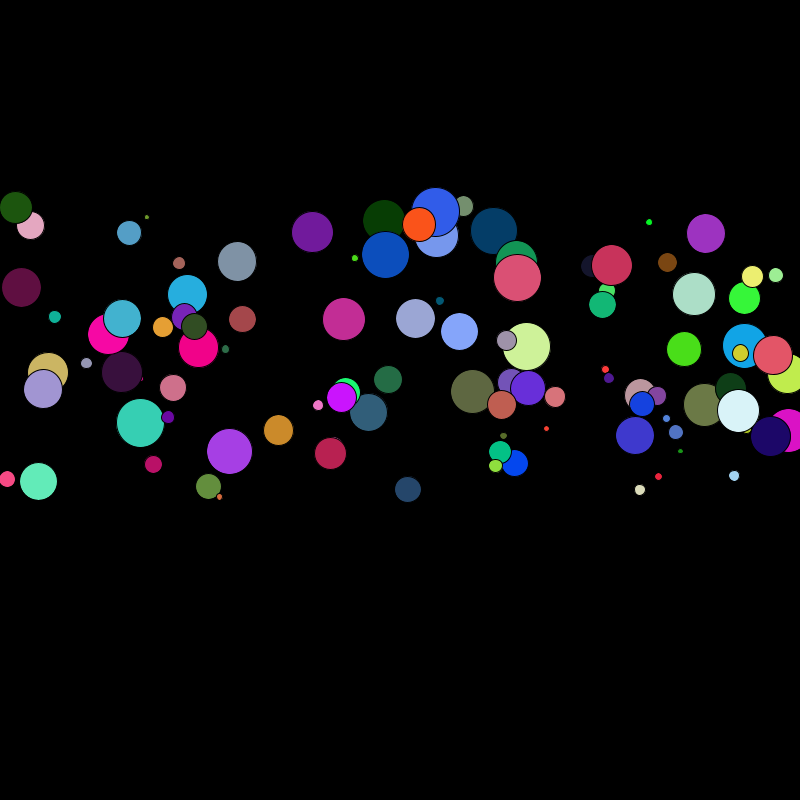
Frame 1 (no input)
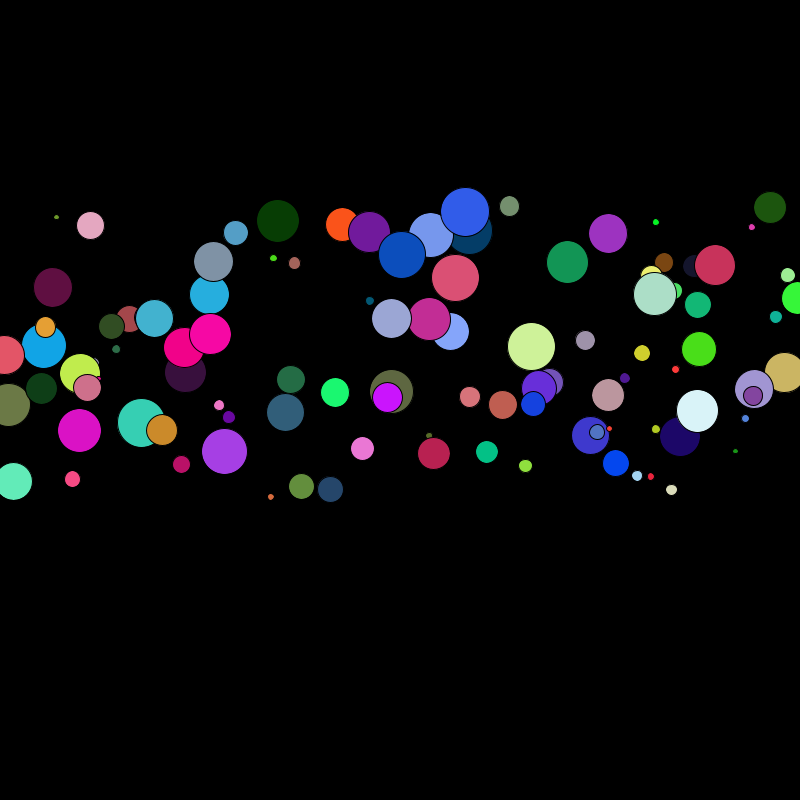
Frame 60 (the mouse pressed at the canvas centre just before this capture)
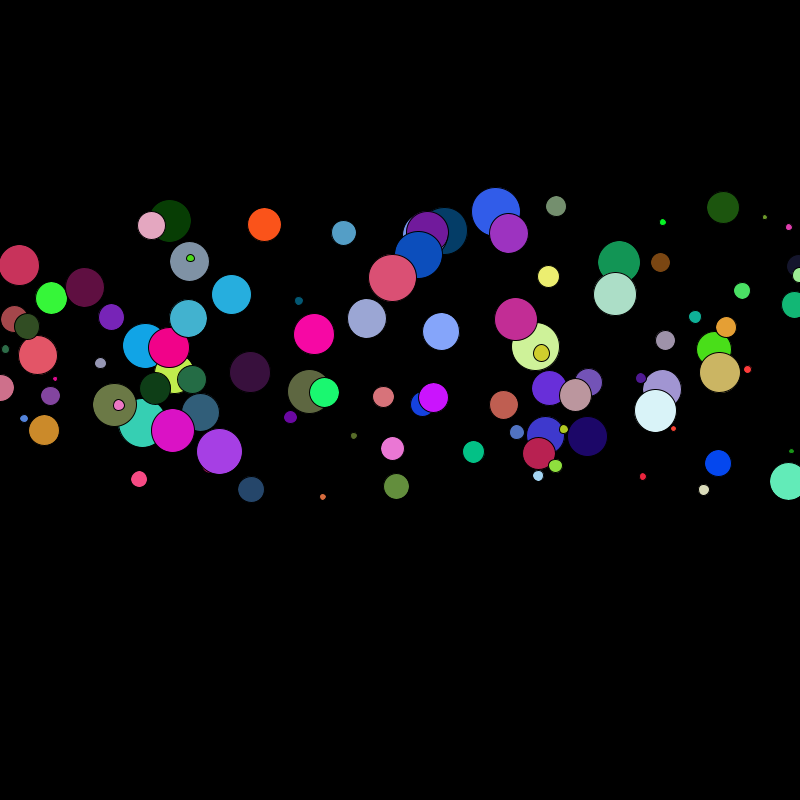
Frame 120 (the mouse held since frame 60 and released just before this capture)

The Processing sketch that drew these frames (run headless with seeded random() and noise(); from frame 60 on, the mouse is pressed at the canvas centre):

// Processing sketch: CC1_Week5_Classes
// ── CC1_Week5_Classes.pde
Player billy = new Player();
Player tommy = new Player();

Player[] Players = new Player[100];
void setup()
{
  size(800,800);
  
  for(int i=0; i < 100; i++)
  {
    Players[i] = new Player();
  }
  
}

void draw()
{
  background(0);
  fill(255);


  for(int i=0; i < 100; i++)
  {
    Players[i].Draw();
    Players[i].Move();
  }
  
  
  billy.Draw();
  billy.Move();
  
  tommy.Draw();
  tommy.Move();
}
// ── Chair.pde
// Name
class Chair
{

  //Member Data
  //float boolean int char string
  
  String brandName;
  int comfortLevel;
  
  int material = 0;//0 cloth, 1 leather, 2 velvet.
  float seatSize;
  float Height;
  float Width;
  float backRestSize;
  boolean hasArmrest;
  float price; 
  boolean hasWheels;
  int numberOfLegs =0;
  
  
  
  
  
  
  
  //Constuctor
  
  
  
  
  
  //Function / Methods / Actions
  
  
}
// ── Human.pde
//    Name
class Human
{
  
  //Member Data
  String name;
   
  int numberOfKidneys;
  int numberOfLegs;
  int numberOfEyes;
  int numberOfFingers;
  
  float hairLength =0;
 
  int Gender = 0; //1 = male, 2= female, 3, 4, 5, 6, 77,8,99,90,0
  char gender = 'M';
  
  float Height;
  float Weight;
  
  boolean hasGlasses;
  boolean hasHair;
  
  color skinColor;
  color eyeColor;
  color hairColor;
  
  
  
  
  //Constructor
  
  
  
  
  //Functions / Methods / Actions
  
}
// ── InstaPost.pde
class InstaPost
{
  PImage img;
  String imgMessage;
  
  
  String[] Comments;
  int likeCount;
  
  
  
}
// ── Player.pde
//   Name
class Player
{
  //Member Data
  float X;
  float Y;
  float Size;
  float Speed;
  color col;
  
  
  //Constuctors
  //Default  vs Overloaded
  //Default
  Player()
  {
    
    X = random(0,800);
    Y = random(200,500);
    Size = random(5,50);
    Speed = random(-2,2);
    col = color(random(255),random(255),random(255));
    
  }
  
  //Functions / Methods / Actions
  void Draw()
  {
    
    fill(col);
    ellipse(X,Y,Size,Size);
  }
  
  void Move()
  {
    X += Speed;
    
    if(X > width)
    {
      X = 0;
    }
    if(X < 0)
    {
      X = width;
    }
    
  }
  
}
